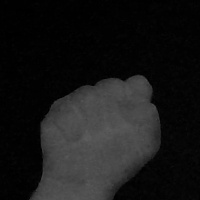
#> input picture hog/0_0.jpg, 200 x 200 px, given in place of the camera
$ python project.py
#> lines starting #> are read from the running program, lines starting #| are printed output that depends on the picture; after the words box and inside, x2 and y2 are one past the last pixel; in counts of white or black regions, pixels touching at a corner belong together
#> further down, image_1 is the input picture: shape (200, 200, 3); min 0, max 93, mean 23.2
#> `image = cv2.subtract(image_1,frame)`: image: shape (200, 200, 3); every value is 0
#> `gray = cv2.cvtColor(image, cv2.COLOR_BGR2GRAY)`: gray: shape (200, 200); every value is 0
# Initialisation
import numpy as np
import cv2, os, collections
from scipy.spatial import distance
video = cv2.VideoCapture(0)
hog_desc = cv2.HOGDescriptor()

hog_list = []


# Fonction fancy pour montrer un histogram en couleur (mais vraiment inutile...)
def show_histogram_color(frame):
    # Now create a histogram for the frame
    h = np.zeros((300, 256, 3))
    b, g, r = cv2.split(frame)
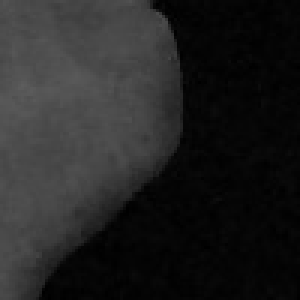
#> b: shape (100, 100) (shown 3 times larger); min 0, max 93, mean 34.7
    bins = np.arange(256).reshape(256, 1)
    color = [(255, 0, 0), (0, 255, 0), (0, 0, 255)]

    for item, col in zip([b, g, r], color):
        hist_item = cv2.calcHist([item], [0], None, [256], [0, 255])
        cv2.normalize(hist_item, hist_item, 0, 255, cv2.NORM_MINMAX)
        hist = np.int32(np.around(hist_item))
        pts = np.column_stack((bins, hist))
        cv2.polylines(h, [pts], False, col)
#> this loop made 3 passes
#> col on passes 1 to 3: (255, 0, 0), (0, 255, 0), (0, 0, 255)
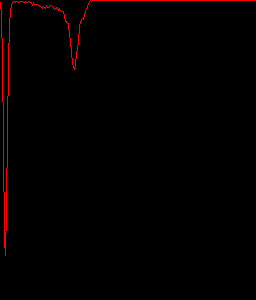
#> h: shape (300, 256, 3) float64; mean of channels 0, 1, 2 0, 0, 2.8; drawn as B, G, R

    h = np.flipud(h)
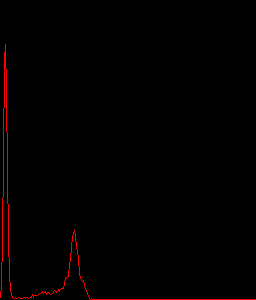
#> h: shape (300, 256, 3) float64; mean of channels 0, 1, 2 0, 0, 2.8; drawn as B, G, R
    # Display histogram
    cv2.imshow('Histogram', h)


# Fonction fancy pour montrer un histogram en noir et blanc (mais vraiment inutile...)
def show_histogram_black(frame):
    # Now create a histogram for the frame
    h = np.zeros((300, 256, 1))
    bins = np.arange(256).reshape(256, 1)

    hist_item = cv2.calcHist([frame], [0], None, [256], [0, 255])
#> hist_item = 256 values, max 1167 at index 5, min 0 at index 92, mean 39.06
    cv2.normalize(hist_item, hist_item, 0, 255, cv2.NORM_MINMAX)
    hist = np.int32(np.around(hist_item))
#> hist = 256 values, max 255 at index 5, min 0 at index 90, mean 8.53
    pts = np.column_stack((bins, hist))
#> pts = 256 pairs, first value 0 to 255, second value 0 to 255
    cv2.polylines(h, [pts], False, 1)
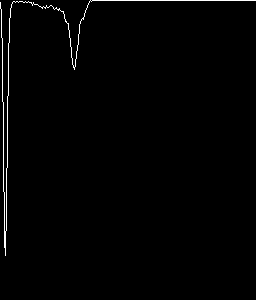
#> h: shape (300, 256, 1) float64; values 0 (black) and 1 (white), 1.1% white in thin lines or dots, all inside (x1, y1, x2, y2) = (0, 0, 256, 256)

    h = np.flipud(h)
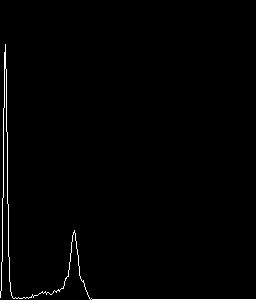
#> h: shape (300, 256, 1) float64; values 0 (black) and 1 (white), 1.1% white in thin lines or dots, all inside (x1, y1, x2, y2) = (0, 44, 256, 300)
    # Display histogram
    cv2.imshow('Histogram2', h)

# Fonction qui va lire tout les fichgier .xml et met les resultats dans un tableau (on load en mémoire au lieu de lire du disque a chaque fois)
def load_learned_numbers():
    # dtype=float32
    global hog_list
    for file in os.listdir("./hog"):
        if file.endswith(".xml"):
            hog_list.append([file, np.fromfile("./hog/"+file, dtype=np.float32)])

# On calcule la distance euclidienne entre le descripteur courant et ceux sauvegarder dans notre tableau et on trouve la distance la plus petite
def compare_hogs(my_hog):
    global hog_list
    closest = ["Name", float('inf')]
    for pair in hog_list:
        if(len(my_hog) != len(pair[1])):
            print("HOG of different sizes " + str(len(my_hog)) + " != " + str(len(pair[1])))
        else:
            match = distance.euclidean(my_hog,pair[1])
            if match < closest[1]:
                closest[0] = pair[0]
                closest[1] = match
    return closest

# Le début de notre programme
# On charge dabord les descripteurs
load_learned_numbers()
prepare_hog = 0
error_hog = []
ret, image_1 = video.read()

# On cree un tableau dans le quel on sauvegarde els 10 plus "guess" de notre program, et on affiche uniquement si une majorité est le même guess
# (ex, si en 10 frames, on guess 2x"1", 7x"3" et 1x"5", alors on va dire que le guess courant est "3")
guess = collections.deque(maxlen=10)

# On commance a filmer
while(True):
    # Capture frame-by-frame
    ret, frame = video.read()
    image = cv2.subtract(image_1,frame)


    # Similairement à dans "lean_hogs.py", on transforme en noir et blanc l'image
    gray = cv2.cvtColor(image, cv2.COLOR_BGR2GRAY)

    # On calcul l'histogram de la zone à analyser (juste pour etre fancy)
    show_histogram_color(frame[100:300, 100:300])
    show_histogram_black(frame[100:300, 100:300])

    # On rajoute un encadré pour montrer la zone qui est analysé
    cv2.rectangle(frame,(300,300),(100,100),(0,255,0),0)
#> frame: shape (200, 200, 3)
    frame = cv2.resize(frame,None,fx=2, fy=2, interpolation = cv2.INTER_CUBIC)
#> frame: shape (400, 400, 3)
    cv2.imshow('frame',frame)
    crop_img = gray[100:300, 100:300]
#> crop_img: shape (100, 100); every value is 0

    # On calcul le descripteurs de HOG en cette zone
#> (the run stopped early here; a loop or call above may not have finished)

$ run again, on hog/0_1.jpg
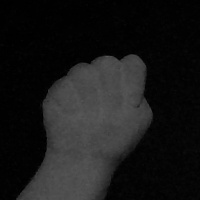
#> input picture hog/0_1.jpg, 200 x 200 px, given in place of the camera
#> image_1 is the input picture: shape (200, 200, 3); min 0, max 89, mean 24.1
#> image: shape (200, 200, 3); every value is 0
#> gray: shape (200, 200); every value is 0
#> in show_histogram_color, `b, g, r = cv2.split(frame)`:
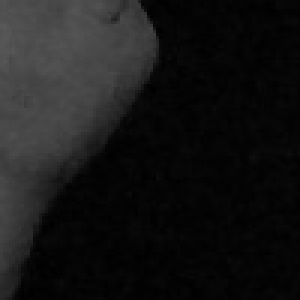
#> b: shape (100, 100) (shown 3 times larger); min 0, max 89, mean 22.7
#> the loop in show_histogram_color, `for item, col in zip([b, g, r], color):` made 3 passes
#> col on passes 1 to 3: (255, 0, 0), (0, 255, 0), (0, 0, 255)
#> hist_item = 256 values, max 1551 at index 4, min 0 at index 90, mean 39.06
#> hist = 256 values, max 255 at index 4, min 0 at index 87, mean 6.41
#> pts = 256 pairs, first value 0 to 255, second value 0 to 255
#> in show_histogram_black, `h = np.flipud(h)`:
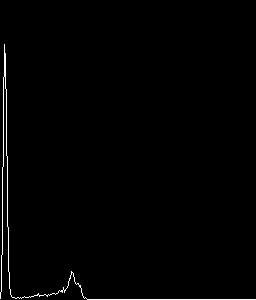
#> h: shape (300, 256, 1) float64; values 0 (black) and 1 (white), 1% white in thin lines or dots, all inside (x1, y1, x2, y2) = (0, 44, 256, 300)
#> crop_img: shape (100, 100); every value is 0

$ run again, on hog/0_2.jpg
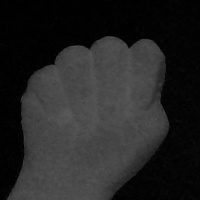
#> input picture hog/0_2.jpg, 200 x 200 px, given in place of the camera
#> image_1 is the input picture: shape (200, 200, 3); min 0, max 90, mean 36.4
#> image: shape (200, 200, 3); every value is 0
#> gray: shape (200, 200); every value is 0
#> in show_histogram_color, `b, g, r = cv2.split(frame)`:
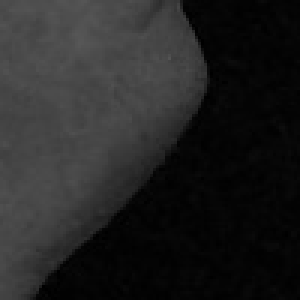
#> b: shape (100, 100) (shown 3 times larger); min 0, max 87, mean 35.2
#> the loop in show_histogram_color, `for item, col in zip([b, g, r], color):` made 3 passes
#> col on passes 1 to 3: (255, 0, 0), (0, 255, 0), (0, 0, 255)
#> hist_item = 256 values, max 1149 at index 4, min 0 at index 88, mean 39.06
#> hist = 256 values, max 255 at index 4, min 0 at index 14, mean 8.65
#> pts = 256 pairs, first value 0 to 255, second value 0 to 255
#> in show_histogram_black, `h = np.flipud(h)`:
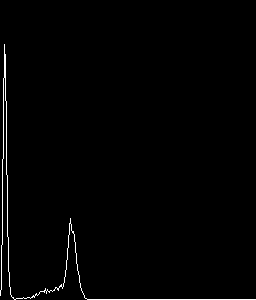
#> h: shape (300, 256, 1) float64; values 0 (black) and 1 (white), 1.2% white in thin lines or dots, all inside (x1, y1, x2, y2) = (0, 44, 256, 300)
#> crop_img: shape (100, 100); every value is 0

$ run again, on hog/0_3.jpg
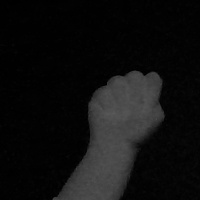
#> input picture hog/0_3.jpg, 200 x 200 px, given in place of the camera
#> image_1 is the input picture: shape (200, 200, 3); min 0, max 90, mean 15.1
#> image: shape (200, 200, 3); every value is 0
#> gray: shape (200, 200); every value is 0
#> in show_histogram_color, `b, g, r = cv2.split(frame)`:
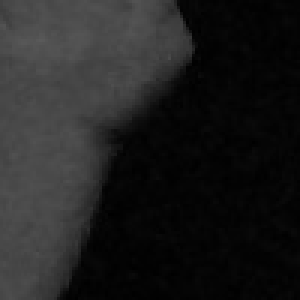
#> b: shape (100, 100) (shown 3 times larger); min 0, max 90, mean 31.5
#> the loop in show_histogram_color, `for item, col in zip([b, g, r], color):` made 3 passes
#> col on passes 1 to 3: (255, 0, 0), (0, 255, 0), (0, 0, 255)
#> hist_item = 256 values, max 1329 at index 4, min 0 at index 91, mean 39.06
#> hist = 256 values, max 255 at index 4, min 0 at index 87, mean 7.48
#> pts = 256 pairs, first value 0 to 255, second value 0 to 255
#> in show_histogram_black, `h = np.flipud(h)`:
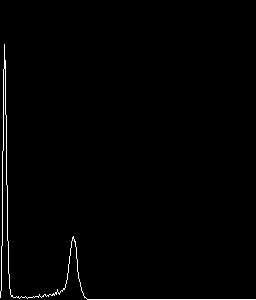
#> h: shape (300, 256, 1) float64; values 0 (black) and 1 (white), 1.1% white in thin lines or dots, all inside (x1, y1, x2, y2) = (0, 44, 256, 300)
#> crop_img: shape (100, 100); every value is 0
